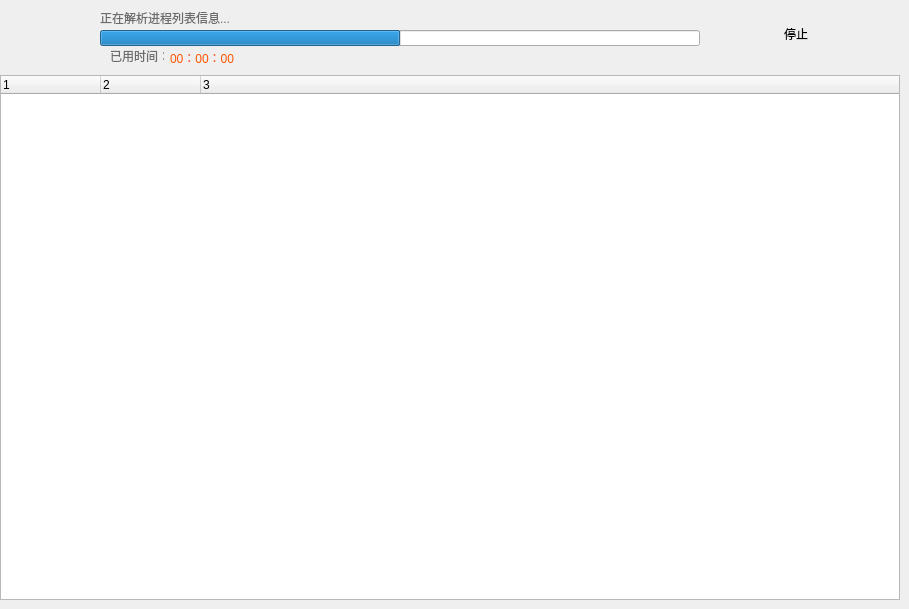
   <widget class="QWidget" name="stackedWidgetPage2">
    <widget class="Line" name="line_3">
     <property name="geometry">
      <rect>
       <x>0</x>
       <y>75</y>
       <width>900</width>
       <height>3</height>
      </rect>
     </property>
     <property name="orientation">
      <enum>Qt::Horizontal</enum>
     </property>
    </widget>
    <widget class="QLabel" name="label_5">
     <property name="geometry">
      <rect>
       <x>20</x>
       <y>10</y>
       <width>48</width>
       <height>48</height>
      </rect>
     </property>
     <property name="text">
      <string/>
     </property>
     <property name="pixmap">
      <pixmap resource="images.qrc">:/images/00045[48x48x8BPP].png</pixmap>
     </property>
     <property name="scaledContents">
      <bool>true</bool>
     </property>
    </widget>
    <widget class="QProgressBar" name="progressBar">
     <property name="geometry">
      <rect>
       <x>100</x>
       <y>30</y>
       <width>600</width>
       <height>16</height>
      </rect>
     </property>
     <property name="value">
      <number>50</number>
     </property>
     <property name="textVisible">
      <bool>false</bool>
     </property>
     <property name="invertedAppearance">
      <bool>false</bool>
     </property>
    </widget>
    <widget class="QToolButton" name="stopButton">
     <property name="geometry">
      <rect>
       <x>760</x>
       <y>20</y>
       <width>72</width>
       <height>28</height>
      </rect>
     </property>
     <property name="styleSheet">
      <string notr="true">border:0px;
background-image: url(:/images/00036[72x28x8BPP].png);</string>
     </property>
     <property name="text">
      <string>停止</string>
     </property>
     <property name="toolButtonStyle">
      <enum>Qt::ToolButtonTextUnderIcon</enum>
     </property>
    </widget>
    <widget class="QLabel" name="label_7">
     <property name="geometry">
      <rect>
       <x>100</x>
       <y>10</y>
       <width>131</width>
       <height>16</height>
      </rect>
     </property>
     <property name="styleSheet">
      <string notr="true">color: rgb(108, 108, 108);</string>
     </property>
     <property name="text">
      <string>正在解析进程列表信息...</string>
     </property>
    </widget>
    <widget class="QLabel" name="label_8">
     <property name="geometry">
      <rect>
       <x>110</x>
       <y>50</y>
       <width>54</width>
       <height>12</height>
      </rect>
     </property>
     <property name="styleSheet">
      <string notr="true">color: rgb(108, 108, 108);</string>
     </property>
     <property name="text">
      <string>已用时间：</string>
     </property>
    </widget>
    <widget class="QLabel" name="label_9">
     <property name="geometry">
      <rect>
       <x>170</x>
       <y>50</y>
       <width>71</width>
       <height>16</height>
      </rect>
     </property>
     <property name="styleSheet">
      <string notr="true">color: rgb(255, 85, 0);</string>
     </property>
     <property name="text">
      <string>00：00：00</string>
     </property>
    </widget>
    <widget class="QTreeWidget" name="treeWidget">
     <property name="geometry">
      <rect>
       <x>0</x>
       <y>75</y>
       <width>900</width>
       <height>525</height>
      </rect>
     </property>
     <property name="rootIsDecorated">
      <bool>false</bool>
     </property>
     <property name="columnCount">
      <number>3</number>
     </property>
     <column>
      <property name="text">
       <string notr="true">1</string>
      </property>
     </column>
     <column>
      <property name="text">
       <string notr="true">2</string>
      </property>
     </column>
     <column>
      <property name="text">
       <string notr="true">3</string>
      </property>
     </column>
    </widget>
   </widget>
